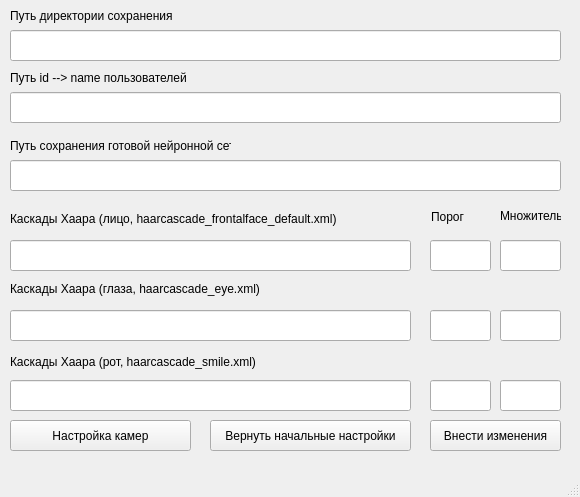
<?xml version="1.0" encoding="UTF-8"?>
<ui version="4.0">
 <class>MainWindow</class>
 <widget class="QMainWindow" name="MainWindow">
  <property name="geometry">
   <rect>
    <x>0</x>
    <y>0</y>
    <width>580</width>
    <height>497</height>
   </rect>
  </property>
  <property name="windowTitle">
   <string>MainWindow</string>
  </property>
  <widget class="QWidget" name="centralwidget">
   <widget class="QLabel" name="label_3">
    <property name="geometry">
     <rect>
      <x>10</x>
      <y>203</y>
      <width>331</width>
      <height>31</height>
     </rect>
    </property>
    <property name="text">
     <string>Каскады Хаара (лицо, haarcascade_frontalface_default.xml)</string>
    </property>
   </widget>
   <widget class="QLineEdit" name="lineEdit">
    <property name="geometry">
     <rect>
      <x>10</x>
      <y>240</y>
      <width>401</width>
      <height>31</height>
     </rect>
    </property>
   </widget>
   <widget class="QLabel" name="label_4">
    <property name="geometry">
     <rect>
      <x>10</x>
      <y>273</y>
      <width>271</width>
      <height>31</height>
     </rect>
    </property>
    <property name="text">
     <string>Каскады Хаара (глаза, haarcascade_eye.xml)</string>
    </property>
   </widget>
   <widget class="QLineEdit" name="lineEdit_2">
    <property name="geometry">
     <rect>
      <x>10</x>
      <y>310</y>
      <width>401</width>
      <height>31</height>
     </rect>
    </property>
   </widget>
   <widget class="QLabel" name="label_5">
    <property name="geometry">
     <rect>
      <x>10</x>
      <y>346</y>
      <width>271</width>
      <height>31</height>
     </rect>
    </property>
    <property name="text">
     <string>Каскады Хаара (рот, haarcascade_smile.xml)</string>
    </property>
   </widget>
   <widget class="QLineEdit" name="lineEdit_3">
    <property name="geometry">
     <rect>
      <x>10</x>
      <y>380</y>
      <width>401</width>
      <height>31</height>
     </rect>
    </property>
   </widget>
   <widget class="QLabel" name="label_6">
    <property name="geometry">
     <rect>
      <x>10</x>
      <y>0</y>
      <width>181</width>
      <height>31</height>
     </rect>
    </property>
    <property name="text">
     <string>Путь директории сохранения</string>
    </property>
   </widget>
   <widget class="QLineEdit" name="lineEdit_4">
    <property name="geometry">
     <rect>
      <x>10</x>
      <y>30</y>
      <width>551</width>
      <height>31</height>
     </rect>
    </property>
   </widget>
   <widget class="QLineEdit" name="lineEdit_5">
    <property name="geometry">
     <rect>
      <x>430</x>
      <y>240</y>
      <width>61</width>
      <height>31</height>
     </rect>
    </property>
   </widget>
   <widget class="QLabel" name="label_7">
    <property name="geometry">
     <rect>
      <x>431</x>
      <y>196</y>
      <width>41</width>
      <height>41</height>
     </rect>
    </property>
    <property name="text">
     <string>Порог</string>
    </property>
   </widget>
   <widget class="QLabel" name="label_9">
    <property name="geometry">
     <rect>
      <x>500</x>
      <y>200</y>
      <width>61</width>
      <height>31</height>
     </rect>
    </property>
    <property name="text">
     <string>Множитель</string>
    </property>
   </widget>
   <widget class="QLineEdit" name="lineEdit_7">
    <property name="geometry">
     <rect>
      <x>500</x>
      <y>240</y>
      <width>61</width>
      <height>31</height>
     </rect>
    </property>
    <property name="text">
     <string/>
    </property>
   </widget>
   <widget class="QLineEdit" name="lineEdit_8">
    <property name="geometry">
     <rect>
      <x>430</x>
      <y>310</y>
      <width>61</width>
      <height>31</height>
     </rect>
    </property>
   </widget>
   <widget class="QLineEdit" name="lineEdit_9">
    <property name="geometry">
     <rect>
      <x>500</x>
      <y>310</y>
      <width>61</width>
      <height>31</height>
     </rect>
    </property>
    <property name="text">
     <string/>
    </property>
   </widget>
   <widget class="QLineEdit" name="lineEdit_11">
    <property name="geometry">
     <rect>
      <x>430</x>
      <y>380</y>
      <width>61</width>
      <height>31</height>
     </rect>
    </property>
   </widget>
   <widget class="QLineEdit" name="lineEdit_12">
    <property name="geometry">
     <rect>
      <x>500</x>
      <y>380</y>
      <width>61</width>
      <height>31</height>
     </rect>
    </property>
    <property name="text">
     <string/>
    </property>
   </widget>
   <widget class="QLineEdit" name="lineEdit_14">
    <property name="geometry">
     <rect>
      <x>10</x>
      <y>92</y>
      <width>551</width>
      <height>31</height>
     </rect>
    </property>
   </widget>
   <widget class="QLabel" name="label_19">
    <property name="geometry">
     <rect>
      <x>10</x>
      <y>62</y>
      <width>181</width>
      <height>31</height>
     </rect>
    </property>
    <property name="text">
     <string>Путь id --&gt; name пользователей</string>
    </property>
   </widget>
   <widget class="QPushButton" name="pushButton">
    <property name="geometry">
     <rect>
      <x>210</x>
      <y>420</y>
      <width>201</width>
      <height>31</height>
     </rect>
    </property>
    <property name="text">
     <string>Вернуть начальные настройки</string>
    </property>
   </widget>
   <widget class="QLineEdit" name="lineEdit_15">
    <property name="geometry">
     <rect>
      <x>10</x>
      <y>160</y>
      <width>551</width>
      <height>31</height>
     </rect>
    </property>
    <property name="text">
     <string/>
    </property>
   </widget>
   <widget class="QLabel" name="label_20">
    <property name="geometry">
     <rect>
      <x>10</x>
      <y>130</y>
      <width>221</width>
      <height>31</height>
     </rect>
    </property>
    <property name="text">
     <string>Путь сохранения готовой нейронной сети</string>
    </property>
   </widget>
   <widget class="QPushButton" name="pushButton_3">
    <property name="geometry">
     <rect>
      <x>430</x>
      <y>420</y>
      <width>131</width>
      <height>31</height>
     </rect>
    </property>
    <property name="text">
     <string>Внести изменения</string>
    </property>
   </widget>
   <widget class="QPushButton" name="pushButton_4">
    <property name="geometry">
     <rect>
      <x>10</x>
      <y>420</y>
      <width>181</width>
      <height>31</height>
     </rect>
    </property>
    <property name="text">
     <string>Настройка камер</string>
    </property>
   </widget>
  </widget>
  <widget class="QMenuBar" name="menubar">
   <property name="geometry">
    <rect>
     <x>0</x>
     <y>0</y>
     <width>580</width>
     <height>21</height>
    </rect>
   </property>
  </widget>
  <widget class="QStatusBar" name="statusbar"/>
 </widget>
 <resources/>
 <connections/>
</ui>
